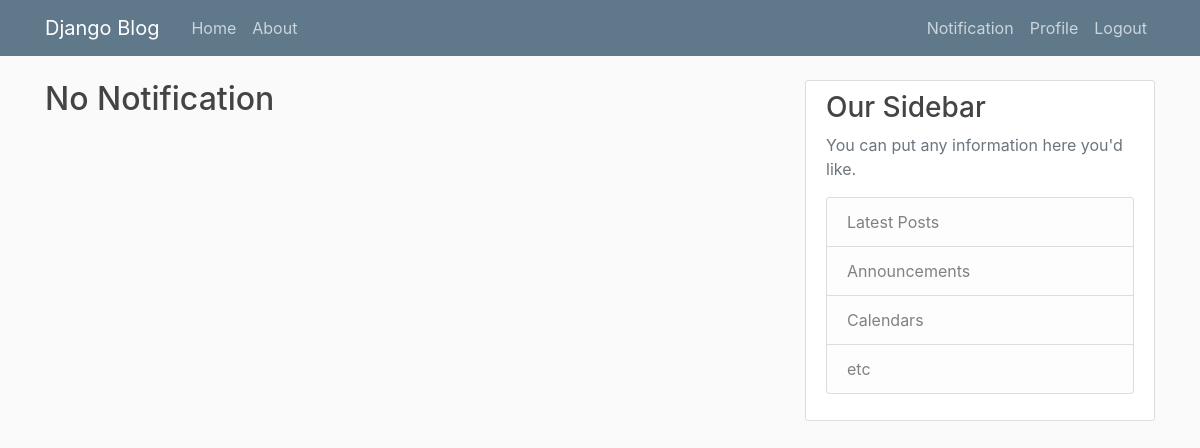
The page /notification/ (signed in) on the database as committed earlier.
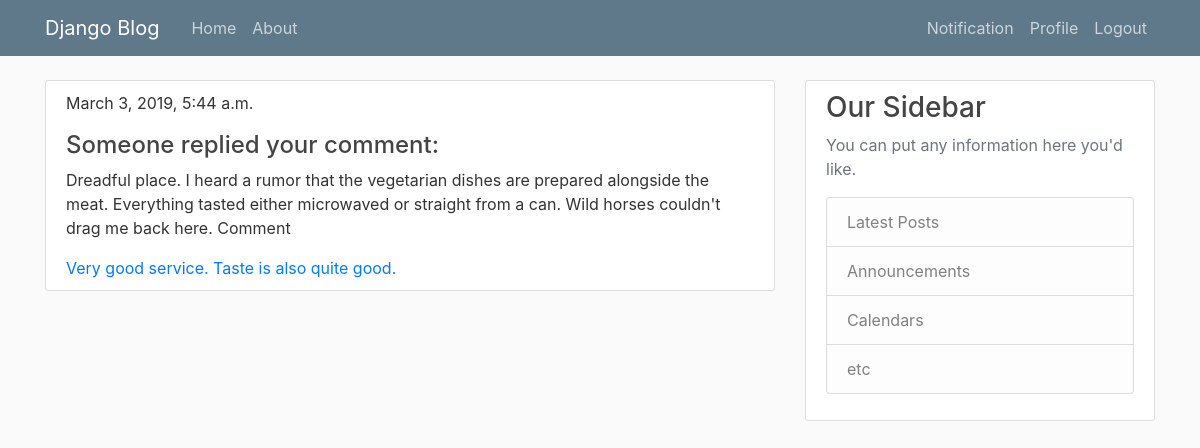
The same page on the database as committed later.
### mysite/models.py (models this page shows, shortened)
class Notification(models.Model):
    notification_id = models.CharField(max_length=6, primary_key=True)
    reply = models.OneToOneField(Reply, on_delete=models.CASCADE)
    url = models.URLField()
    status = models.BinaryField()
    recipient_id = models.CharField(max_length=6)

class Reply(models.Model):
    reply_id = models.CharField(max_length=6, primary_key=True)
    comment = models.ForeignKey(Comment, on_delete=models.CASCADE)
    reply = models.TextField()
    reply_datetime = models.DateTimeField()
    class Meta:
        verbose_name_plural = "Replies"

class Comment(models.Model):
    comment_id = models.CharField(max_length=6, primary_key=True)
    restaurant = models.ForeignKey(Restaurant, on_delete=models.CASCADE)
    user = models.ForeignKey(Profile, on_delete=models.CASCADE)
    comment = models.TextField()
    rating = models.SmallIntegerField()
    comment_datetime = models.DateTimeField()
    def __str__(self):
        return f'{self.comment} Comment'

### mysite/views.py (the view)
# urls.py: path('notification/', views.Message, name='mysite-notification'),
def Message(request):
    context = {
        'notification': Notification.objects.filter(recipient_id=request.user.id)
    }
    return render(request, 'mysite/notification.html', context)

### templates/mysite/notification.html
{% extends "mysite/base.html" %}
{% block content %}
<div>
  {%if notification%}
  {% for message in notification %}
  <article class="media content-section">
    <div class="media-body">
      <td>
        <p>{{message.reply.reply_datetime}}</p>
      </td>
      <td>
          <p>
            <h4>Someone replied your comment:</h4>
            {{message.reply.comment}}
          </p>
      </td>
      <td>
        <a href="{{message.url}}">{{ message.reply.reply}}</a>
      </td>
    </div>
  </article>
  {%endfor%}
  {%else%}
  <h2>No Notification</h2>
  {%endif%}
</div>
{% endblock %}

### templates/mysite/base.html (shortened to what this page needs)
{% load static %}
<!DOCTYPE html>
<html lang="en">
<head>
    <link rel="stylesheet" href="https://stackpath.bootstrapcdn.com/bootstrap/4.3.1/css/bootstrap.min.css"
>
    <link rel="stylesheet" type="text/css" href="{% static 'mysite/main.css' %}">
    <link rel="stylesheet" href="https://use.fontawesome.com/releases/v5.7.2/css/all.css"
>
</head>
<body>
<header class="site-header">
    <nav class="navbar navbar-expand-md navbar-dark bg-steel fixed-top">
        <div class="container">
            <a class="navbar-brand mr-4" href="{% url 'mysite-home' %}">Django Blog</a>
            <div class="collapse navbar-collapse" id="navbarToggle">
                <div class="navbar-nav mr-auto">
                    <a class="nav-item nav-link" href="{% url 'mysite-home' %}">Home</a>
                    <a class="nav-item nav-link" href="{% url 'mysite-about' %}">About</a>
                </div>
                <div class="navbar-nav">
                    {% if user.is_authenticated %}
                        <a class="nav-item nav-link" href="{% url 'mysite-notification' %}">Notification</a>
                        <a class="nav-item nav-link" href="{% url 'profile' %}">Profile</a>
                        <a class="nav-item nav-link" href="{% url 'logout' %}">Logout</a>
                    {% else %}
                        <a class="nav-item nav-link" href="{% url 'login' %}">Login</a>
                        <a class="nav-item nav-link" href="{% url 'register' %}">Register</a>
                    {% endif %}
                </div>
            </div>
        </div>
    </nav>
</header>
<main role="main" class="container">
    <div class="row">
        <div class="col-md-8">
            {% block content %}{% endblock %}
        </div>
        <div class="col-md-4">
            <div class="content-section">
                <h3>Our Sidebar</h3>
                <p class='text-muted'>You can put any information here you'd like.
                <ul class="list-group">
                    <li class="list-group-item list-group-item-light">Latest Posts</li>
                    <li class="list-group-item list-group-item-light">Announcements</li>
                    <li class="list-group-item list-group-item-light">Calendars</li>
                    <li class="list-group-item list-group-item-light">etc</li>
                </ul>
                </p>
            </div>
        </div>
    </div>
</main>
</body>
</html>

### mysite/static/mysite/main.css (style rules this page uses)
body { background: #fafafa; color: #333333; margin-top: 5rem; }
h1, h2, h3, h4, h5, h6 { color: #444444; }
ul { margin: 0; }
.bg-steel { background-color: #5f788a; }
.site-header .navbar-nav .nav-link { color: #cbd5db; }
.content-section { background: #ffffff; padding: 10px 20px; border: 1px solid #dddddd; border-radius: 3px; margin-bottom: 20px; }

Rows that differ between the two databases and show on the page:
added Notification: reply.reply_datetime "March 3, 2019, 5:44 a.m.", reply.comment "Dreadful place. I heard a rumor that the vegetarian dishes are prepared alongside the meat. Everything tasted either microwaved or straight from a can. Wild horses couldn't drag me back here. Comment", reply.reply "Very good service. Taste is also quite good."
Other text that changed with them:
text no longer shown: "No Notification"
